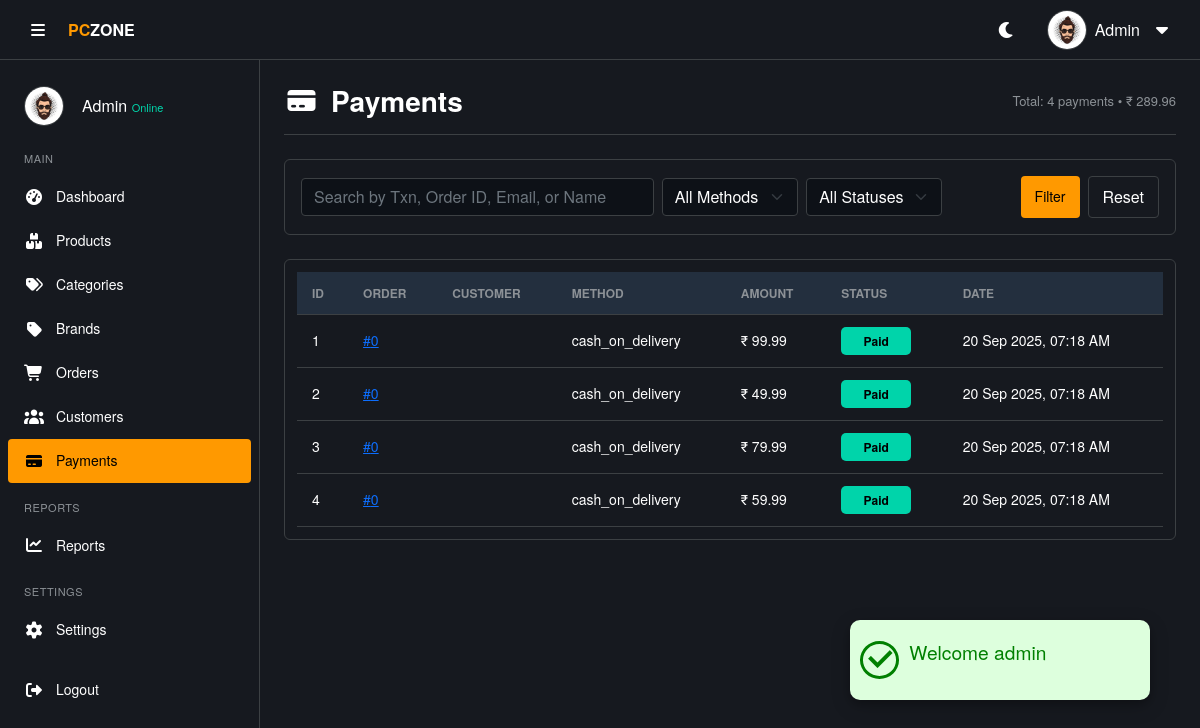
The page /admin/payment.php (signed in) on the database its author committed.
### tables this page shows
CREATE TABLE IF NOT EXISTS payments (
    payment_id INT AUTO_INCREMENT PRIMARY KEY,
    order_id INT NOT NULL,
    payment_method ENUM('cash_on_delivery','credit_card','debit_card','upi') NOT NULL,
    transaction_id VARCHAR(150) DEFAULT NULL,
    amount DECIMAL(10,2) NOT NULL,
    currency VARCHAR(10) DEFAULT 'INR',
    payment_status ENUM('Pending','Paid','Failed','Refunded') DEFAULT 'Pending',
    paid_at DATETIME DEFAULT NULL,
    created_at DATETIME DEFAULT CURRENT_TIMESTAMP,
    FOREIGN KEY (order_id) REFERENCES orders(order_id) ON DELETE CASCADE
);

### includes/functions.php (called while the page is built, shortened)
<?php
function e($v)
{
  return htmlspecialchars($v ?? '');
}

### admin/payment.php (the view, shortened to what this page needs)
<?php
require('../includes/functions.php');
$q = trim($_GET['q'] ?? '');
$whereConditions = [];
$whereClause = !empty($whereConditions) ? 'WHERE ' . implode(' AND ', $whereConditions) : '';
$totalsQuery = "SELECT COUNT(p.payment_id) AS total_count, COALESCE(SUM(p.amount), 0) AS total_amount
                FROM payments p
                LEFT JOIN orders o ON p.order_id = o.order_id
                LEFT JOIN users u ON o.user_id = u.user_id
                $whereClause";
$totalsResult = $conn->query($totalsQuery);
$totals = $totalsResult->fetch_assoc();
$total_count = (int)$totals['total_count'];
$total_amount = (float)$totals['total_amount'];
$sql = "SELECT p.*, u.username, u.email
        FROM payments p
        LEFT JOIN orders o ON p.order_id = o.order_id
        LEFT JOIN users u ON o.user_id = u.user_id
        $whereClause
        ORDER BY p.created_at DESC";
$result = $conn->query($sql);
$payments = $result->fetch_all(MYSQLI_ASSOC);
?>
<!DOCTYPE html>
<html lang="en">
<head>
  <?php require('./includes/header-link.php') ?>
</head>
<body>
  <?php require('./includes/alert.php');
  include './includes/header.php';
  include './includes/sidebar.php';
  ?>
  <main class="main-content">
    <div class="page-header">
      <h3><i class="fas fa-credit-card"></i> Payments</h3>
      <div class="text-end text-small-muted">
        Total: <?= $total_count ?> payments • ₹ <?= number_format($total_amount, 2) ?>
      </div>
    </div>
    <div class="theme-card p-3 mb-4">
      <form method="get" class="row g-2 align-items-center">
        <div class="col-md-5 col-12">
          <input type="search" name="q" value="<?= e($q) ?>" class="form-control" placeholder="Search by Txn, Order ID, Email, or Name">
        </div>
        <div class="col-md-2 col-6">
          <select name="method" class="form-select">
            <option value="">All Methods</option>
          </select>
        </div>
        <div class="col-md-2 col-6">
          <select name="status" class="form-select">
            <option value="">All Statuses</option>
          </select>
        </div>
        <div class="col-md-3 col-12 d-flex justify-content-end">
          <button class="btn-add" type="submit">Filter</button>
          <a href="payment.php" class="btn-secondary ms-2">Reset</a>
        </div>
      </form>
    </div>
    <div class="table-container">
      <table class="data-table">
        <thead>
          <tr>
            <th>ID</th>
            <th>Order</th>
            <th>Customer</th>
            <th>Method</th>
            <th>Amount</th>
            <th>Status</th>
            <th>Date</th>
          </tr>
        </thead>
        <tbody>
          <?php if (empty($payments)): ?>
            <tr>
              <td colspan="7" class="text-center py-4">No payments found matching your criteria.</td>
            </tr>
            <?php else: foreach ($payments as $p): ?>
              <tr>
                <td><?= (int)$p['payment_id'] ?></td>
                <td><a href="order_view.php?id=<?= (int)$p['order_id'] ?>">#<?= (int)$p['order_id'] ?></a></td>
                <td>
                </td>
                <td><?= e($p['payment_method']) ?></td>
                <td>₹ <?= number_format((float)$p['amount'], 2) ?></td>
                <td><span class="badge-status <?= strtolower(e($p['payment_status'])) ?>"><?= e($p['payment_status']) ?></span></td>
                <td><?= date('d M Y, h:i A', strtotime($p['paid_at'] ?? $p['created_at'])) ?></td>
              </tr>
          <?php endforeach;
          endif; ?>
        </tbody>
      </table>
    </div>
  </main>
</body>
</html>

### admin/assets/css/style.css (style rules this page uses)
* { margin: 0; padding: 0; box-sizing: border-box; }
body { font-family: "Amazon Ember", "Helvetica Neue", Roboto, Arial, sans-serif; font-size: 16px; line-height: 1.5; background-color: var(--bg-body); color: var(--text-color); transition: background-color 0.3s, color 0.3s; }
:root { --bg-body: #16191f; --bg-section: #16191f; --bg-card: #16191f; --bg-input: #0d1117; --text-color: #ffffff; --text-muted: #8c9196; --border-color: #3c4043; --primary: #ff9900; --primary-hover: #ffad33; --primary-text: #000000; --hover-bg: #2a3139; --table-header: #232f3e; --scroll-track: #16191f; --success: #00d4aa; --danger: #d13212; --warning: #ff9900; --success-bg: rgba(0, 212, 170, 0.1); --danger-bg: rgba(209, 50, 18, 0.1); --warning-bg: rgba(255, 153, 0, 0.1); --transition: all 0.3s ease; }
.main-content { margin-left: 260px; padding: 24px; padding-top: 84px; transition: margin-left 0.3s, width 0.3s; background-color: var(--bg-body); min-height: 100vh; }
.page-header { display: flex; justify-content: space-between; align-items: center; margin-bottom: 24px; padding-bottom: 16px; border-bottom: 1px solid var(--border-color); }
.page-header h2, .page-header h3 { font-size: 1.75rem; font-weight: 600; margin: 0; color: var(--text-color); display: flex; align-items: center; gap: 12px; }
.table-container { width: 100%; max-width: 100%; background-color: var(--bg-section); border: 1px solid var(--border-color); border-radius: 6px; overflow-x: auto; padding: 12px; }
.data-table, .product-table { width: 100%; border-collapse: collapse; font-size: 14px; color: var(--text-color); }
.data-table { width: 100%; border-collapse: collapse; font-size: 14px; }
.data-table th, .data-table td { padding: 12px 15px; text-align: left; border-bottom: 1px solid var(--border-color); color: var(--text-color); vertical-align: middle; }
.data-table th { background-color: var(--table-header); color: var(--text-muted); font-weight: 600; font-size: 12px; text-transform: uppercase; }
.search-input, .status-select, .form-control, .form-select { background-color: var(--bg-input); color: var(--text-color); border: 1px solid var(--border-color); border-radius: 4px; padding: 6px 12px; transition: var(--transition); }
.btn-add, .btn-success { background-color: var(--primary); color: var(--primary-text); border: none; border-radius: 4px; padding: 8px 14px; font-weight: 500; font-size: 14px; text-decoration: none; display: inline-flex; align-items: center; gap: 8px; cursor: pointer; }
.btn-secondary { background: transparent; color: var(--text-color); border: 1px solid var(--border-color); padding: 8px 14px; border-radius: 4px; text-decoration: none; }
.badge-status { padding: 5px 10px; border-radius: 5px; font-size: 12px; font-weight: 600; text-align: center; display: inline-block; min-width: 70px; }
.badge-status.completed, .badge-status.paid, .badge-status.active { background-color: var(--success); color: var(--primary-text); }
.theme-card { background-color: var(--bg-card); border: 1px solid var(--border-color); color: var(--text-color); border-radius: 6px; box-shadow: none; }
.text-small-muted { color: var(--text-muted); font-size: 13px; }
.popup > .icon > i { font-size: 2rem; border-radius: 50%; margin: 0 10px; font-weight: 700; }
.popup-success > .icon > i { background-color: #ddffdd; color: green; border: 3px solid green; border-radius: 50%; }

### rows shown on the page
payments: payment_id "1", order "0", payment_method "cash_on_delivery", amount "99.99", payment_status "Paid", paid_at "20 Sep 2025, 07:18 AM"
payments: payment_id "2", order "0", payment_method "cash_on_delivery", amount "49.99", payment_status "Paid", paid_at "20 Sep 2025, 07:18 AM"
payments: payment_id "3", order "0", payment_method "cash_on_delivery", amount "79.99", payment_status "Paid", paid_at "20 Sep 2025, 07:18 AM"
payments: payment_id "4", order "0", payment_method "cash_on_delivery", amount "59.99", payment_status "Paid", paid_at "20 Sep 2025, 07:18 AM"

### other values the page prints
$_SESSION['message']['title'] "Welcome admin"
$userName "Admin"
$_SESSION['full_name'] "Admin"
$total_count "4"
$total_amount "289.96"
